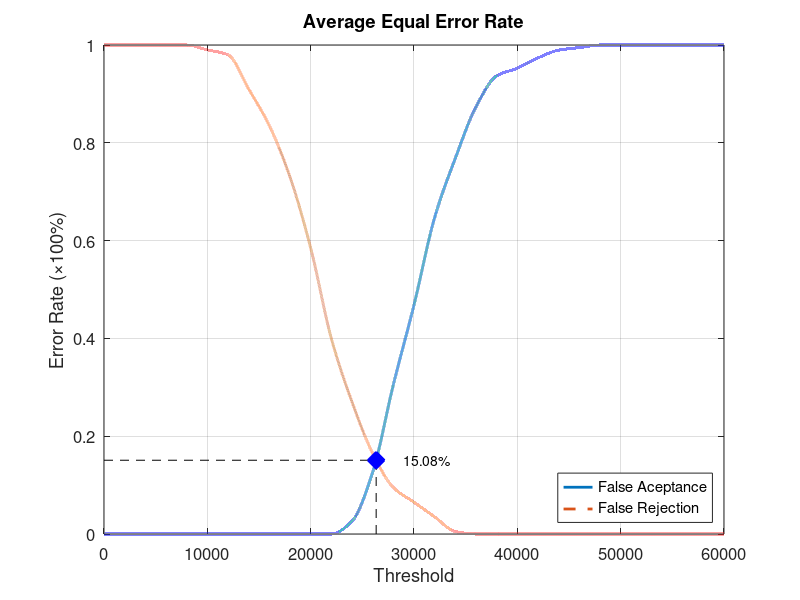
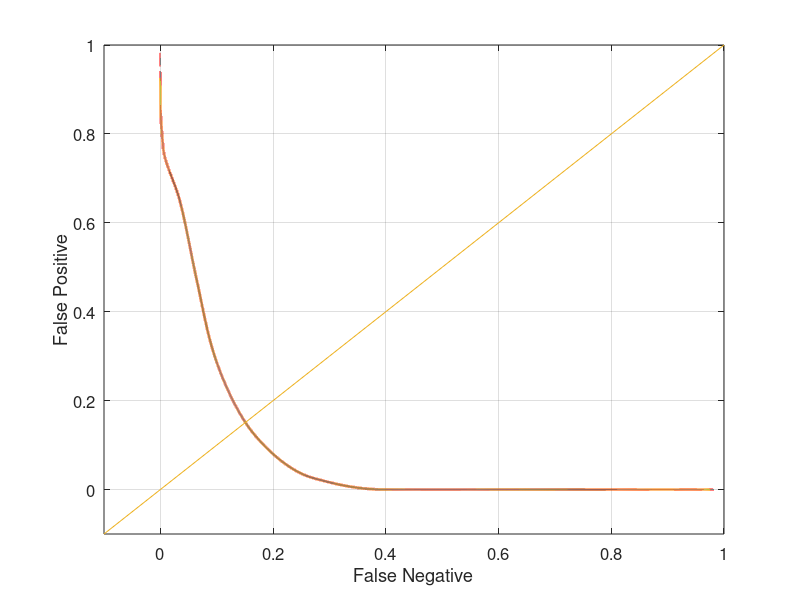

The MATLAB script that drew these images, in order:
function yEER = Database1_4
close all;
clear;
clc;
x = 0:2000:60000;
xq = 0:0.5:60000;

y0 = [0 0 0 0 0 0 0 0 0 0 0 0 0.0263158 0.126316 0.305263 0.468421 0.647368 0.768421 0.873684 0.936842 0.952632 0.973684 0.989474 0.994737 1 1 1 1 1 1 1];
yy0 = interp1(x, y0, xq, 'pchip');
y1 = [1 1 1 1 1 0.99 0.98 0.91 0.835 0.73 0.585 0.4 0.27 0.165 0.095 0.065 0.035 0.005 0 0 0 0 0 0 0 0 0 0 0 0 0];
yy1 = interp1(x, y1, xq, 'pchip');

% Calculating EER: 
y2 = abs(y0 - y1);
find(y2 == min(y2))
yy2 = abs(yy0 - yy1);
xEER = find(yy2 == min(yy2));
xEERIndex = xq(xEER) % X-axis EER
yEER = yy0(xEER) % Y-axis EER

main = figure
plot(xq, yy0,'-','LineWidth', 2);	hold on
plot(xq, yy1,'--','LineWidth', 2);	hold on
plot([xEERIndex xEERIndex], [0 yEER], 'k--');	hold on
plot([0 xEERIndex], [yEER yEER], 'k--');	hold on
plot(xEERIndex, yEER, 'bx', 'LineWidth', 10);	hold on
text(xEERIndex + 10 * xEERIndex / 100, yEER, [num2str(round((10000 * yEER)) / 100) '%'])
legend('False Aceptance', 'False Rejection', 'Location', 'SouthEast')
xlabel('Threshold')
ylabel('Error Rate (\times100%)')
title('Average Equal Error Rate')
set(gca, 'FontSize', 12)
axis([0 60000 0 1])
grid on

print(main, 'Database1_4Main', '-dpng');
FNRxFPR = figure('Color', [1 1 1]);
plot(yy1, yy0, '-', yy1, yy0, 'LineWidth', 2);
hold on
y = -0.1:0.1:1
plot(y, y); 
set(gca, 'FontSize', 12)
xlabel('False Negative')
ylabel('False Positive')
axis([-0.1 1 -0.1 1])
set(gca, 'FontSize', 12)
grid on

print(FNRxFPR, 'Database1_4FNRxFPR','-dpng');
end
